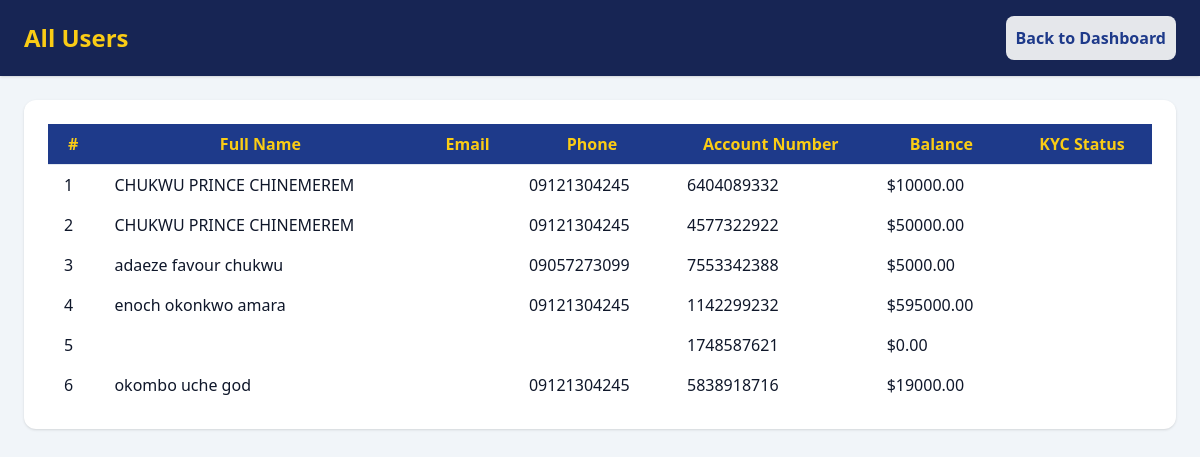
Before: /admin-dashboard/users/ (signed in) with the older database file.
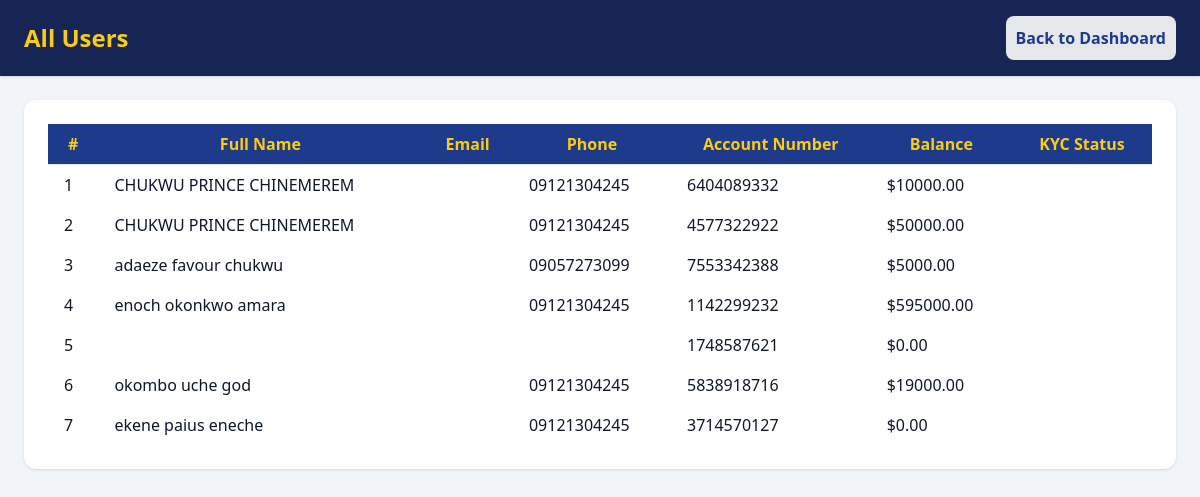
After: the same page with the newer database file.
### core/models.py (models this page shows, shortened)
class UserProfile(models.Model):
	user = models.OneToOneField(User, on_delete=models.CASCADE)
	full_name = models.CharField(max_length=100)
	phone = models.CharField(max_length=20)
	address = models.CharField(max_length=255)
	dob = models.DateField()
	sex = models.CharField(max_length=10)
	country = models.CharField(max_length=50)
	occupation = models.CharField(max_length=50)
	passport = models.ImageField(upload_to='passports/')
	account_number = models.CharField(max_length=20, unique=True, default=generate_account_number)
	balance = models.DecimalField(max_digits=12, decimal_places=2, default=0.00)
	is_authorized = models.BooleanField(default=True)  # If False, transfers require admin approval
	pending_transfer = models.DecimalField(max_digits=12, decimal_places=2, default=0.00)  # Amount pending admin approval
	transfer_pin = models.CharField(max_length=10, blank=True, null=True)  # PIN issued by admin
	is_frozen = models.BooleanField(default=False)  # If True, account is frozen

### core/views.py (the view)
# urls.py: path('admin-dashboard/users/', views.admin_users, name='admin_users'),
@staff_member_required
def admin_users(request):
    from .models import UserProfile
    users = UserProfile.objects.all()
    return render(request, 'core/admin_users.html', {'users': users})

### core/templates/core/admin_users.html (shortened to what this page needs)
<!DOCTYPE html>
<html lang="en" class="dark">
<head>
    <script src="https://cdn.tailwindcss.com"></script>
</head>
<body class="bg-slate-100 dark:bg-slate-900 text-slate-900 dark:text-slate-100">
    <div class="min-h-screen flex flex-col">
        <header class="flex justify-between items-center bg-blue-950 text-yellow-400 px-6 py-4 shadow">
            <h1 class="text-2xl font-bold">All Users</h1>
            <a href="/admin-dashboard/" class="btn-secondary bg-white text-blue-900 px-4 py-2 rounded-lg font-semibold">Back to Dashboard</a>
        </header>
        <main class="flex-1 p-6">
            <div class="bg-white dark:bg-slate-800 rounded-xl shadow p-6 overflow-x-auto">
                <table class="min-w-full divide-y divide-slate-200 dark:divide-slate-700">
                    <thead>
                        <tr class="bg-blue-900 text-yellow-400">
                            <th class="px-4 py-2">#</th>
                            <th class="px-4 py-2">Full Name</th>
                            <th class="px-4 py-2">Email</th>
                            <th class="px-4 py-2">Phone</th>
                            <th class="px-4 py-2">Account Number</th>
                            <th class="px-4 py-2">Balance</th>
                            <th class="px-4 py-2">KYC Status</th>
                        </tr>
                    </thead>
                    <tbody>
                        {% for user in users %}
                        <tr class="hover:bg-blue-50 dark:hover:bg-slate-700 transition">
                            <td class="px-4 py-2">{{ forloop.counter }}</td>
                            <td class="px-4 py-2">{{ user.full_name }}</td>
                            <td class="px-4 py-2">{{ user.email }}</td>
                            <td class="px-4 py-2">{{ user.phone }}</td>
                            <td class="px-4 py-2">{{ user.account_number }}</td>
                            <td class="px-4 py-2">${{ user.balance }}</td>
                            <td class="px-4 py-2">{{ user.kyc_status }}</td>
                        </tr>
                        {% empty %}
                        <tr><td colspan="7" class="text-center text-slate-400 py-2">No users found.</td></tr>
                        {% endfor %}
                    </tbody>
                </table>
            </div>
        </main>
    </div>
</body>
</html>

### core/templates/core/admin_users.html (style rules this page uses)
.btn-secondary { background: #e5e7eb; padding: 10px; border-radius: 8px; transition: 0.3s; }

Changed rows visible on the page:
added UserProfile: full_name "ekene paius eneche", phone "09121304245", account_number "3714570127", balance "0.00"
